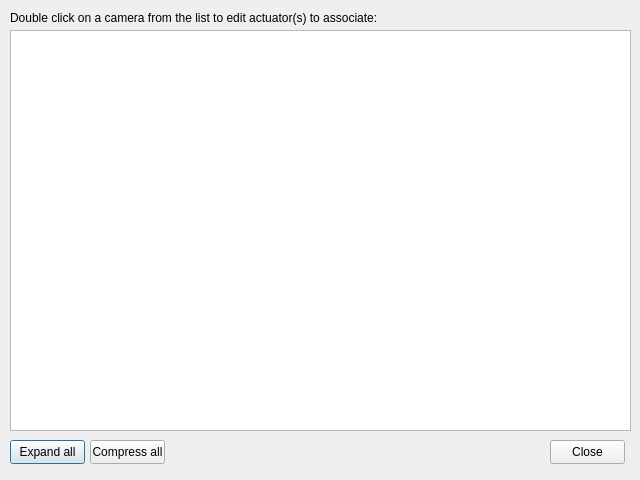
<?xml version="1.0" encoding="UTF-8"?>
<ui version="4.0">
 <class>DialogCameraActuatorAssociation</class>
 <widget class="QDialog" name="DialogCameraActuatorAssociation">
  <property name="geometry">
   <rect>
    <x>0</x>
    <y>0</y>
    <width>640</width>
    <height>480</height>
   </rect>
  </property>
  <property name="windowTitle">
   <string>Camera to Actuator associations</string>
  </property>
  <widget class="QTreeView" name="treeView">
   <property name="geometry">
    <rect>
     <x>10</x>
     <y>30</y>
     <width>621</width>
     <height>401</height>
    </rect>
   </property>
  </widget>
  <widget class="QLabel" name="label">
   <property name="geometry">
    <rect>
     <x>10</x>
     <y>10</y>
     <width>621</width>
     <height>16</height>
    </rect>
   </property>
   <property name="text">
    <string>Double click on a camera from the list to edit actuator(s) to associate:</string>
   </property>
  </widget>
  <widget class="QPushButton" name="pushButton_expandTreeView">
   <property name="geometry">
    <rect>
     <x>10</x>
     <y>440</y>
     <width>75</width>
     <height>24</height>
    </rect>
   </property>
   <property name="text">
    <string>Expand all</string>
   </property>
  </widget>
  <widget class="QPushButton" name="pushButton_collapseTreeView">
   <property name="geometry">
    <rect>
     <x>90</x>
     <y>440</y>
     <width>75</width>
     <height>24</height>
    </rect>
   </property>
   <property name="text">
    <string>Compress all</string>
   </property>
  </widget>
  <widget class="QPushButton" name="pushButton_close">
   <property name="geometry">
    <rect>
     <x>550</x>
     <y>440</y>
     <width>75</width>
     <height>24</height>
    </rect>
   </property>
   <property name="text">
    <string>Close</string>
   </property>
  </widget>
 </widget>
 <resources/>
 <connections/>
</ui>
